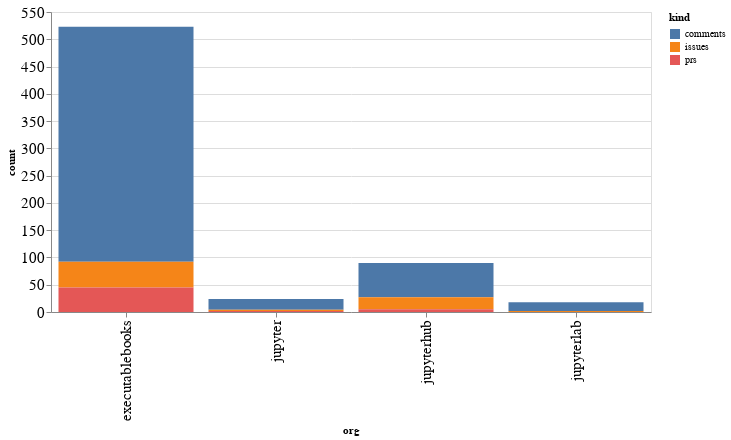

This figure's notebook cell:
### Code cell
alt.Chart(org_summaries, width=600).mark_bar().encode(
    x='org',
    y='count',
    color='kind',
    tooltip="org"
)

### Figure 1 — Vega-Lite specification as saved in the notebook (floating-point values rounded to 4 significant figures)
{"config": {"axisLeft": {"labelFontSize": 15}, "axisBottom": {"labelFontSize": 15}}, "data": {"name": "data-327ed7f254ec3a3e1bd4a8db0585beab"}, "mark": "bar", "encoding": {"color": {"type": "nominal", "field": "kind"}, "tooltip": {"type": "nominal", "field": "org"}, "x": {"type": "nominal", "field": "org"}, "y": {"type": "quantitative", "field": "count"}}, "width": 600, "$schema": "https://vega.github.io/schema/vega-lite/v4.8.1.json", "datasets": {"data-327ed7f254ec3a3e1bd4a8db0585beab": [{"org": "executablebooks", "kind": "comments", "count": 431}, {"org": "executablebooks", "kind": "issues", "count": 47}, {"org": "executablebooks", "kind": "prs", "count": 45}, {"org": "jupyter", "kind": "comments", "count": 20}, {"org": "jupyter", "kind": "issues", "count": 2}, {"org": "jupyter", "kind": "prs", "count": 2}, {"org": "jupyterhub", "kind": "comments", "count": 63}, {"org": "jupyterhub", "kind": "issues", "count": 22}, {"org": "jupyterhub", "kind": "prs", "count": 5}, {"org": "jupyterlab", "kind": "comments", "count": 16}, {"org": "jupyterlab", "kind": "issues", "count": 2}]}}
